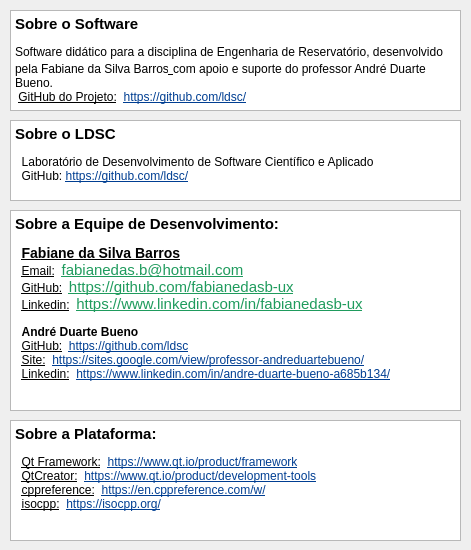
<?xml version="1.0" encoding="UTF-8"?>
<ui version="4.0">
 <class>CJanelaSobreSofware</class>
 <widget class="QDialog" name="CJanelaSobreSofware">
  <property name="geometry">
   <rect>
    <x>0</x>
    <y>0</y>
    <width>471</width>
    <height>550</height>
   </rect>
  </property>
  <property name="windowTitle">
   <string>Dialog</string>
  </property>
  <widget class="QTextEdit" name="textEditSobreSoftware">
   <property name="geometry">
    <rect>
     <x>10</x>
     <y>10</y>
     <width>451</width>
     <height>101</height>
    </rect>
   </property>
   <property name="html">
    <string>&lt;!DOCTYPE HTML PUBLIC &quot;-//W3C//DTD HTML 4.0//EN&quot; &quot;http://www.w3.org/TR/REC-html40/strict.dtd&quot;&gt;
&lt;html&gt;&lt;head&gt;&lt;meta name=&quot;qrichtext&quot; content=&quot;1&quot; /&gt;&lt;meta charset=&quot;utf-8&quot; /&gt;&lt;style type=&quot;text/css&quot;&gt;
p, li { white-space: pre-wrap; }
hr { height: 1px; border-width: 0; }
li.unchecked::marker { content: &quot;\2610&quot;; }
li.checked::marker { content: &quot;\2612&quot;; }
&lt;/style&gt;&lt;/head&gt;&lt;body style=&quot; font-family:'Adwaita Sans'; font-size:11pt; font-weight:400; font-style:normal;&quot;&gt;
&lt;p style=&quot; margin-top:12px; margin-bottom:12px; margin-left:0px; margin-right:0px; -qt-block-indent:0; text-indent:0px;&quot;&gt;&lt;span style=&quot; font-family:'Segoe UI'; font-weight:700;&quot;&gt;Sobre o Software&lt;/span&gt;&lt;/p&gt;
&lt;p style=&quot; margin-top:12px; margin-bottom:12px; margin-left:0px; margin-right:0px; -qt-block-indent:0; text-indent:0px;&quot;&gt;&lt;span style=&quot; font-family:'Segoe UI'; font-size:9pt;&quot;&gt;Software didático para a disciplina de Engenharia de Reservatório, desenvolvido pela Fabiane da Silva Barros&lt;/span&gt;&lt;a href=&quot;https://academico.uenf.br/alunos/24061&quot;&gt;&lt;span style=&quot; font-family:'Inter Var','Inter','-apple-system','BlinkMacSystemFont','San Francisco','Segoe UI','Roboto','Helvetica Neue','sans-serif'; font-weight:700; text-decoration: underline; color:#000000; background-color:#ffffff;&quot;&gt; &lt;/span&gt;&lt;/a&gt;&lt;span style=&quot; font-family:'Segoe UI'; font-size:9pt;&quot;&gt;com apoio e suporte do professor André Duarte Bueno.&lt;br /&gt; &lt;/span&gt;&lt;span style=&quot; font-family:'Segoe UI'; font-size:9pt; text-decoration: underline;&quot;&gt;GitHub do Projeto:&lt;/span&gt;&lt;span style=&quot; font-family:'Segoe UI'; font-size:9pt;&quot;&gt;  &lt;/span&gt;&lt;a href=&quot;https://github.com/ldsc/ProjetoEngenharia-SoftwareEducacionalParaAnaliseESolucaoDeProblemasEmEngenhariaDePoco&quot;&gt;&lt;span style=&quot; font-family:'Segoe UI'; font-size:9pt; text-decoration: underline; color:#003e92;&quot;&gt;https://github.com/ldsc/&lt;/span&gt;&lt;/a&gt;&lt;/p&gt;&lt;/body&gt;&lt;/html&gt;</string>
   </property>
  </widget>
  <widget class="QTextEdit" name="textEditSobreLDSC">
   <property name="geometry">
    <rect>
     <x>10</x>
     <y>120</y>
     <width>451</width>
     <height>81</height>
    </rect>
   </property>
   <property name="html">
    <string>&lt;!DOCTYPE HTML PUBLIC &quot;-//W3C//DTD HTML 4.0//EN&quot; &quot;http://www.w3.org/TR/REC-html40/strict.dtd&quot;&gt;
&lt;html&gt;&lt;head&gt;&lt;meta name=&quot;qrichtext&quot; content=&quot;1&quot; /&gt;&lt;meta charset=&quot;utf-8&quot; /&gt;&lt;style type=&quot;text/css&quot;&gt;
p, li { white-space: pre-wrap; }
hr { height: 1px; border-width: 0; }
li.unchecked::marker { content: &quot;\2610&quot;; }
li.checked::marker { content: &quot;\2612&quot;; }
&lt;/style&gt;&lt;/head&gt;&lt;body style=&quot; font-family:'Adwaita Sans'; font-size:11pt; font-weight:400; font-style:normal;&quot;&gt;
&lt;p style=&quot; margin-top:12px; margin-bottom:12px; margin-left:0px; margin-right:0px; -qt-block-indent:0; text-indent:0px;&quot;&gt;&lt;span style=&quot; font-family:'Segoe UI'; font-weight:700;&quot;&gt;Sobre o LDSC&lt;/span&gt;&lt;/p&gt;
&lt;p style=&quot; margin-top:12px; margin-bottom:12px; margin-left:0px; margin-right:0px; -qt-block-indent:0; text-indent:0px;&quot;&gt;&lt;span style=&quot; font-family:'Segoe UI'; font-size:9pt;&quot;&gt;  Laboratório de Desenvolvimento de Software Científico e Aplicado&lt;br /&gt;  GitHub: &lt;/span&gt;&lt;a href=&quot;https://github.com/ldsc/&quot;&gt;&lt;span style=&quot; font-family:'Segoe UI'; font-size:9pt; text-decoration: underline; color:#003e92;&quot;&gt;https://github.com/ldsc/&lt;/span&gt;&lt;/a&gt;&lt;/p&gt;&lt;/body&gt;&lt;/html&gt;</string>
   </property>
  </widget>
  <widget class="QTextEdit" name="textEditSobreDesenvolvimento">
   <property name="geometry">
    <rect>
     <x>10</x>
     <y>210</y>
     <width>451</width>
     <height>201</height>
    </rect>
   </property>
   <property name="html">
    <string>&lt;!DOCTYPE HTML PUBLIC &quot;-//W3C//DTD HTML 4.0//EN&quot; &quot;http://www.w3.org/TR/REC-html40/strict.dtd&quot;&gt;
&lt;html&gt;&lt;head&gt;&lt;meta name=&quot;qrichtext&quot; content=&quot;1&quot; /&gt;&lt;meta charset=&quot;utf-8&quot; /&gt;&lt;style type=&quot;text/css&quot;&gt;
p, li { white-space: pre-wrap; }
hr { height: 1px; border-width: 0; }
li.unchecked::marker { content: &quot;\2610&quot;; }
li.checked::marker { content: &quot;\2612&quot;; }
&lt;/style&gt;&lt;/head&gt;&lt;body style=&quot; font-family:'Adwaita Sans'; font-size:11pt; font-weight:400; font-style:normal;&quot;&gt;
&lt;p style=&quot; margin-top:12px; margin-bottom:12px; margin-left:0px; margin-right:0px; -qt-block-indent:0; text-indent:0px;&quot;&gt;&lt;span style=&quot; font-family:'Segoe UI'; font-weight:700;&quot;&gt;Sobre a Equipe de Desenvolvimento:&lt;/span&gt;&lt;/p&gt;
&lt;p style=&quot; margin-top:12px; margin-bottom:12px; margin-left:0px; margin-right:0px; -qt-block-indent:0; text-indent:0px;&quot;&gt;&lt;span style=&quot; font-family:'Segoe UI'; font-size:9pt;&quot;&gt;  &lt;/span&gt;&lt;a href=&quot;https://academico.uenf.br/alunos/24061&quot;&gt;&lt;span style=&quot; font-family:'Inter Var','Inter','-apple-system','BlinkMacSystemFont','San Francisco','Segoe UI','Roboto','Helvetica Neue','sans-serif'; font-size:14px; font-weight:700; text-decoration: underline; color:#000000; background-color:#ffffff;&quot;&gt;Fabiane da Silva Barros&lt;/span&gt;&lt;/a&gt;&lt;span style=&quot; font-family:'Segoe UI'; font-size:9pt;&quot;&gt;&lt;br /&gt;  &lt;/span&gt;&lt;span style=&quot; font-family:'Segoe UI'; font-size:9pt; text-decoration: underline;&quot;&gt;Email:&lt;/span&gt;&lt;span style=&quot; font-family:'Segoe UI'; font-size:9pt;&quot;&gt;  &lt;/span&gt;&lt;a href=&quot;fabianedas.b@hotmail.com&quot;&gt;&lt;span style=&quot; text-decoration: underline; color:#1f9b5d;&quot;&gt;fabianedas.b@hotmail.com&lt;/span&gt;&lt;/a&gt;&lt;span style=&quot; font-family:'Segoe UI'; font-size:9pt;&quot;&gt;&lt;br /&gt;  &lt;/span&gt;&lt;span style=&quot; font-family:'Segoe UI'; font-size:9pt; text-decoration: underline;&quot;&gt;GitHub:&lt;/span&gt;&lt;span style=&quot; font-family:'Segoe UI'; font-size:9pt;&quot;&gt;  &lt;/span&gt;&lt;a href=&quot;https://github.com/fabianedasb-ux&quot;&gt;&lt;span style=&quot; text-decoration: underline; color:#1f9b5d;&quot;&gt;https://github.com/fabianedasb-ux&lt;/span&gt;&lt;/a&gt;&lt;span style=&quot; font-family:'Segoe UI'; font-size:9pt;&quot;&gt;&lt;br /&gt;  &lt;/span&gt;&lt;span style=&quot; font-family:'Segoe UI'; font-size:9pt; text-decoration: underline;&quot;&gt;Linkedin:&lt;/span&gt;&lt;span style=&quot; font-family:'Segoe UI'; font-size:9pt;&quot;&gt;  &lt;/span&gt;&lt;a href=&quot;https://www.linkedin.com/in/fabianedasb-ux&quot;&gt;&lt;span style=&quot; text-decoration: underline; color:#1f9b5d;&quot;&gt;https://www.linkedin.com/in/fabianedasb-ux&lt;/span&gt;&lt;/a&gt;&lt;/p&gt;
&lt;p style=&quot; margin-top:0px; margin-bottom:0px; margin-left:0px; margin-right:0px; -qt-block-indent:0; text-indent:0px;&quot;&gt;&lt;span style=&quot; font-family:'Segoe UI'; font-size:9pt;&quot;&gt;  &lt;/span&gt;&lt;span style=&quot; font-family:'Segoe UI'; font-size:9pt; font-weight:700;&quot;&gt;André Duarte Bueno&lt;/span&gt;&lt;span style=&quot; font-family:'Segoe UI'; font-size:9pt;&quot;&gt;&lt;br /&gt;  &lt;/span&gt;&lt;span style=&quot; font-family:'Segoe UI'; font-size:9pt; text-decoration: underline;&quot;&gt;GitHub:&lt;/span&gt;&lt;span style=&quot; font-family:'Segoe UI'; font-size:9pt;&quot;&gt;  &lt;/span&gt;&lt;a href=&quot;https://github.com/ldsc&quot;&gt;&lt;span style=&quot; font-family:'Segoe UI'; font-size:9pt; text-decoration: underline; color:#003e92;&quot;&gt;https://github.com/ldsc&lt;/span&gt;&lt;/a&gt;&lt;/p&gt;
&lt;p style=&quot; margin-top:0px; margin-bottom:0px; margin-left:0px; margin-right:0px; -qt-block-indent:0; text-indent:0px;&quot;&gt;&lt;span style=&quot; font-family:'Segoe UI'; font-size:9pt;&quot;&gt;  &lt;/span&gt;&lt;span style=&quot; font-family:'Segoe UI'; font-size:9pt; text-decoration: underline;&quot;&gt;Site:&lt;/span&gt;&lt;span style=&quot; font-family:'Segoe UI'; font-size:9pt;&quot;&gt;  &lt;/span&gt;&lt;a href=&quot;https://sites.google.com/view/professorandreduartebueno/&quot;&gt;&lt;span style=&quot; font-family:'Segoe UI'; font-size:9pt; text-decoration: underline; color:#003e92;&quot;&gt;https://sites.google.com/view/professor-andreduartebueno/&lt;/span&gt;&lt;/a&gt;&lt;/p&gt;
&lt;p style=&quot; margin-top:0px; margin-bottom:0px; margin-left:0px; margin-right:0px; -qt-block-indent:0; text-indent:0px;&quot;&gt;&lt;span style=&quot; font-family:'Segoe UI'; font-size:9pt;&quot;&gt;  &lt;/span&gt;&lt;span style=&quot; font-family:'Segoe UI'; font-size:9pt; text-decoration: underline;&quot;&gt;Linkedin:&lt;/span&gt;&lt;span style=&quot; font-family:'Segoe UI'; font-size:9pt;&quot;&gt;  &lt;/span&gt;&lt;a href=&quot;https://www.linkedin.com/in/andre-duarte-bueno-a685b134/&quot;&gt;&lt;span style=&quot; font-family:'Segoe UI'; font-size:9pt; text-decoration: underline; color:#003e92;&quot;&gt;https://www.linkedin.com/in/andre-duarte-bueno-a685b134/&lt;/span&gt;&lt;/a&gt;&lt;/p&gt;&lt;/body&gt;&lt;/html&gt;</string>
   </property>
  </widget>
  <widget class="QTextEdit" name="textEditSobrePlataforma">
   <property name="geometry">
    <rect>
     <x>10</x>
     <y>420</y>
     <width>451</width>
     <height>121</height>
    </rect>
   </property>
   <property name="html">
    <string>&lt;!DOCTYPE HTML PUBLIC &quot;-//W3C//DTD HTML 4.0//EN&quot; &quot;http://www.w3.org/TR/REC-html40/strict.dtd&quot;&gt;
&lt;html&gt;&lt;head&gt;&lt;meta name=&quot;qrichtext&quot; content=&quot;1&quot; /&gt;&lt;meta charset=&quot;utf-8&quot; /&gt;&lt;style type=&quot;text/css&quot;&gt;
p, li { white-space: pre-wrap; }
hr { height: 1px; border-width: 0; }
li.unchecked::marker { content: &quot;\2610&quot;; }
li.checked::marker { content: &quot;\2612&quot;; }
&lt;/style&gt;&lt;/head&gt;&lt;body style=&quot; font-family:'Adwaita Sans'; font-size:11pt; font-weight:400; font-style:normal;&quot;&gt;
&lt;p style=&quot; margin-top:12px; margin-bottom:12px; margin-left:0px; margin-right:0px; -qt-block-indent:0; text-indent:0px;&quot;&gt;&lt;span style=&quot; font-family:'Segoe UI'; font-weight:700;&quot;&gt;Sobre a Plataforma:&lt;/span&gt;&lt;/p&gt;
&lt;p style=&quot; margin-top:12px; margin-bottom:12px; margin-left:0px; margin-right:0px; -qt-block-indent:0; text-indent:0px;&quot;&gt;&lt;span style=&quot; font-family:'Segoe UI'; font-size:9pt;&quot;&gt;  &lt;/span&gt;&lt;span style=&quot; font-family:'Segoe UI'; font-size:9pt; text-decoration: underline;&quot;&gt;Qt Framework:&lt;/span&gt;&lt;span style=&quot; font-family:'Segoe UI'; font-size:9pt;&quot;&gt;  &lt;/span&gt;&lt;a href=&quot;https://www.qt.io/product/framework&quot;&gt;&lt;span style=&quot; font-family:'Segoe UI'; font-size:9pt; text-decoration: underline; color:#003e92;&quot;&gt;https://www.qt.io/product/framework&lt;/span&gt;&lt;/a&gt;&lt;span style=&quot; font-family:'Segoe UI'; font-size:9pt;&quot;&gt;&lt;br /&gt;  &lt;/span&gt;&lt;span style=&quot; font-family:'Segoe UI'; font-size:9pt; text-decoration: underline;&quot;&gt;QtCreator:&lt;/span&gt;&lt;span style=&quot; font-family:'Segoe UI'; font-size:9pt;&quot;&gt;  &lt;/span&gt;&lt;a href=&quot;https://www.qt.io/product/development-tools&quot;&gt;&lt;span style=&quot; font-family:'Segoe UI'; font-size:9pt; text-decoration: underline; color:#003e92;&quot;&gt;https://www.qt.io/product/development-tools&lt;/span&gt;&lt;/a&gt;&lt;span style=&quot; font-family:'Segoe UI'; font-size:9pt;&quot;&gt;&lt;br /&gt;  &lt;/span&gt;&lt;span style=&quot; font-family:'Segoe UI'; font-size:9pt; text-decoration: underline;&quot;&gt;cppreference:&lt;/span&gt;&lt;span style=&quot; font-family:'Segoe UI'; font-size:9pt;&quot;&gt;  &lt;/span&gt;&lt;a href=&quot;https://en.cppreference.com/w/&quot;&gt;&lt;span style=&quot; font-family:'Segoe UI'; font-size:9pt; text-decoration: underline; color:#003e92;&quot;&gt;https://en.cppreference.com/w/&lt;/span&gt;&lt;/a&gt;&lt;span style=&quot; font-family:'Segoe UI'; font-size:9pt;&quot;&gt;&lt;br /&gt;  &lt;/span&gt;&lt;span style=&quot; font-family:'Segoe UI'; font-size:9pt; text-decoration: underline;&quot;&gt;isocpp:&lt;/span&gt;&lt;span style=&quot; font-family:'Segoe UI'; font-size:9pt;&quot;&gt;  &lt;/span&gt;&lt;a href=&quot;https://isocpp.org/&quot;&gt;&lt;span style=&quot; font-family:'Segoe UI'; font-size:9pt; text-decoration: underline; color:#003e92;&quot;&gt;https://isocpp.org/&lt;/span&gt;&lt;/a&gt;&lt;/p&gt;&lt;/body&gt;&lt;/html&gt;</string>
   </property>
  </widget>
 </widget>
 <resources/>
 <connections/>
</ui>
